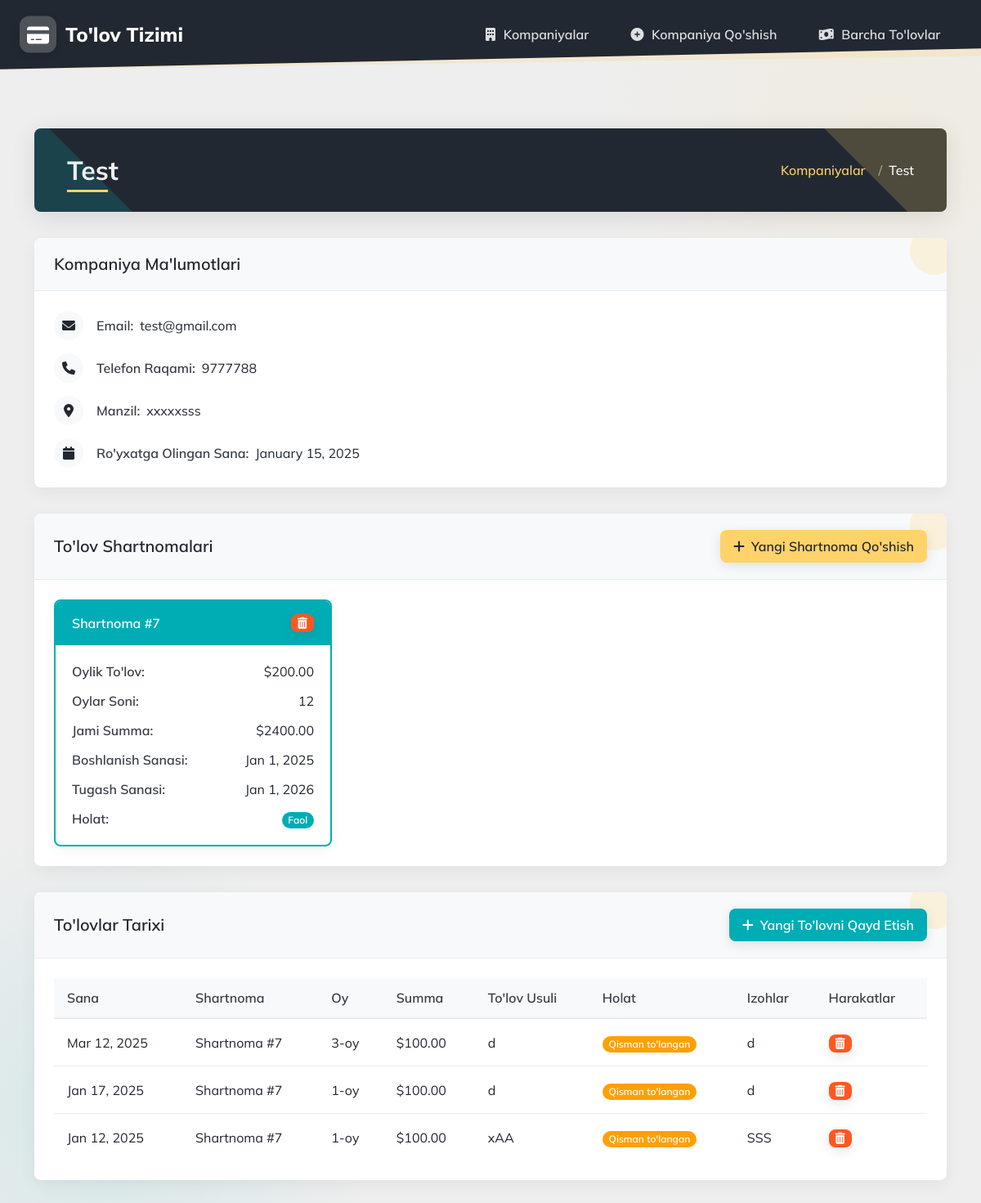
Before: /company/8/ with the older database file.
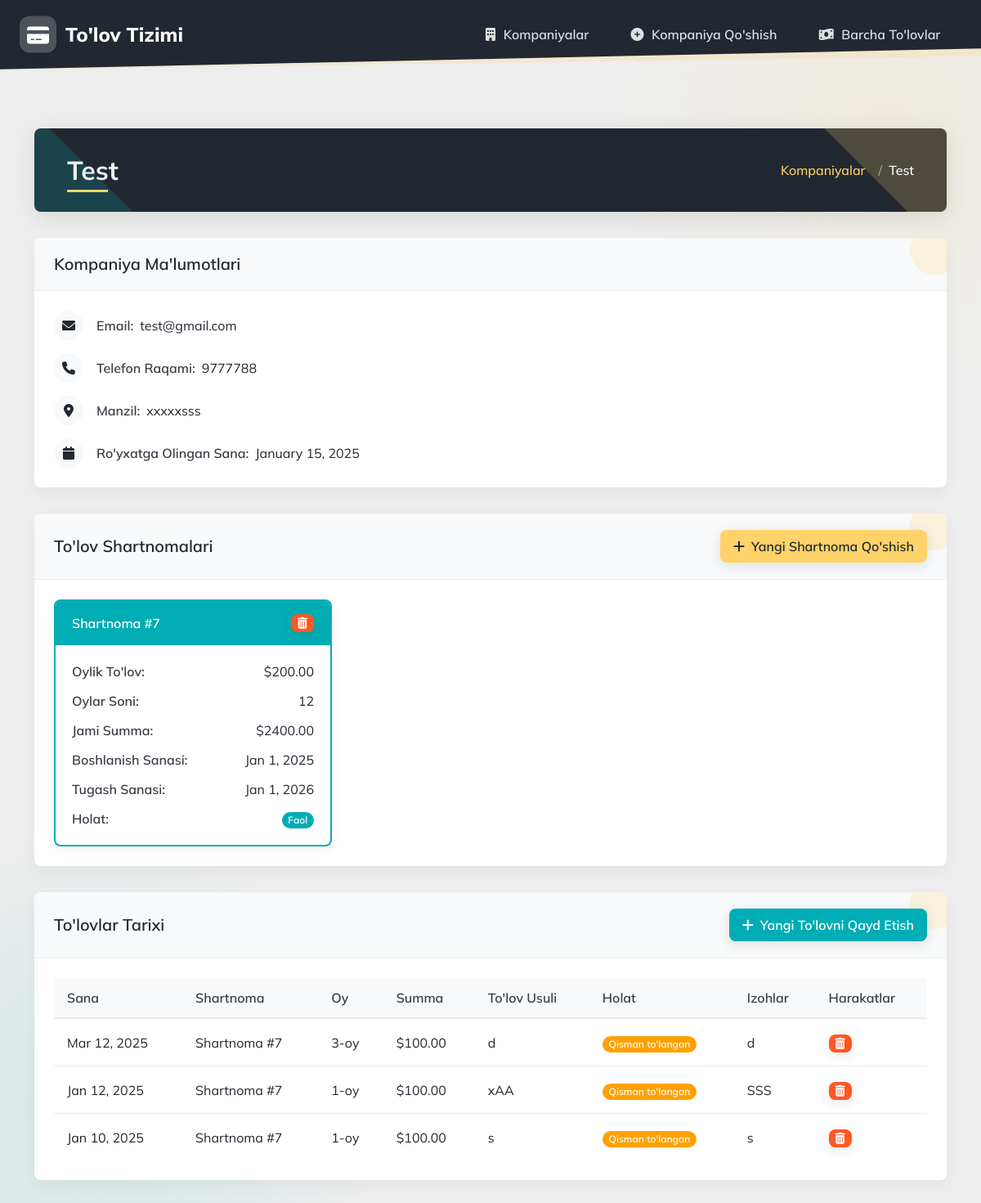
After: the same page with the newer database file.
### dbr_payment/models.py (models this page shows, shortened)
class PaymentArrangement(models.Model):
    company = models.ForeignKey(Company, on_delete=models.CASCADE, related_name='arrangements')
    monthly_amount = models.DecimalField(max_digits=10, decimal_places=2, validators=[MinValueValidator(0)])
    number_of_months = models.PositiveIntegerField(validators=[MinValueValidator(1)])
    start_date = models.DateField()
    end_date = models.DateField(blank=True, null=True)
    is_active = models.BooleanField(default=True)
    created_at = models.DateTimeField(auto_now_add=True)
    @property
    def total_amount(self):
        return self.monthly_amount * self.number_of_months

class Payment(models.Model):
    PAYMENT_STATUS = [
        ('PENDING', 'Pending'),
        ('COMPLETED', 'Completed'),
        ('PARTIAL', 'Partially Paid'),
        ('UNPAID', 'Unpaid'),
        ('OVERDUE', 'Overdue'),
    ]
    company = models.ForeignKey(Company, on_delete=models.CASCADE, related_name='payments')
    arrangement = models.ForeignKey(PaymentArrangement, on_delete=models.CASCADE, related_name='payments')
    payment_date = models.DateField()
    amount_paid = models.DecimalField(max_digits=10, decimal_places=2, validators=[MinValueValidator(0)])
    status = models.CharField(max_length=20, choices=PAYMENT_STATUS, default='PENDING')
    payment_method = models.CharField(max_length=50)
    month_number = models.PositiveIntegerField()
    notes = models.TextField(blank=True)
    created_at = models.DateTimeField(auto_now_add=True)
    updated_at = models.DateTimeField(auto_now=True)
    class Meta:
        ordering = ['arrangement', 'month_number']

### dbr_payment/views.py (the view)
# urls.py: path('company/<int:pk>/', views.CompanyDetailView.as_view(), name='company-detail'),
class CompanyDetailView(DetailView):
    model = Company
    template_name = 'payments/company_detail.html'
    def get_context_data(self, **kwargs):
        context = super().get_context_data(**kwargs)
        arrangements = self.object.arrangements.all().order_by('-created_at')
        payments = self.object.payments.all().order_by('-payment_date')
        total_to_pay = sum(arr.monthly_amount * arr.number_of_months for arr in arrangements)
        total_paid = sum(payment.amount_paid for payment in payments)
        remaining_balance = total_to_pay - total_paid
        payment_percentage = (total_paid / total_to_pay * 100) if total_to_pay > 0 else 0
        monthly_status = []
        for arrangement in arrangements:
            for month in range(1, arrangement.number_of_months + 1):
                month_payments = [
                    payment for payment in payments
                    if payment.month_number == month
                       and payment.arrangement_id == arrangement.id
                ]
                total_month_paid = sum(payment.amount_paid for payment in month_payments)
                if total_month_paid >= arrangement.monthly_amount:
                    status = 'PAID'
                elif total_month_paid > 0:
                    status = 'PARTIAL'
                else:
                    status = 'UNPAID'
                monthly_status.append({
                    'month': month,
                    'expected': arrangement.monthly_amount,
                    'paid': total_month_paid,
                    'status': status,
                    'arrangement_id': arrangement.id
                })
        print(f"Company: {self.object.name}")
        print(f"Telegram Chat ID: {getattr(self.object, 'telegram_chat_id', 'Not Set')}")
        if hasattr(self.object, 'telegram_chat_id') and self.object.telegram_chat_id:
            send_telegram_notification(self.object, monthly_status)
        else:
            print(f"Skipping Telegram notification for {self.object.name} - No Chat ID")
        context.update({
            'arrangements': arrangements,
            'payments': payments,
            'total_to_pay': total_to_pay,
            'total_paid': total_paid,
            'remaining_balance': remaining_balance,
            'payment_percentage': payment_percentage,
            'monthly_status': sorted(monthly_status, key=lambda x: (x['arrangement_id'], x['month']))
        })
        return context

### dbr_payment/views.py (called while the page is built, shortened)
def send_telegram_notification(company, monthly_status):
    bot_token = getattr(settings, 'TELEGRAM_BOT_TOKEN', None)
    chat_id = getattr(company, 'telegram_chat_id', None)
    if not bot_token or not chat_id:
        print(f"Telegram notification not configured for {company.name}")
        return
    today = timezone.now().day
    if today != 15:
        return

### templates/payments/company_detail.html (shortened to what the changed rows need)
{% extends 'payments/base4.html' %}
{% block content %}
<div class="container mt-4">
    <div class="page-header">
        <div class="header-content">
            <h1 class="company-title">{{ company.name }}</h1>
        </div>
    </div>
    <div class="custom-card">
        <div class="card-body">
            <div class="arrangements-grid">
                {% for arrangement in arrangements %}
                    <div class="arrangement-card {% if arrangement.is_active %}active{% else %}inactive{% endif %}">
                        <div class="arrangement-header {% if arrangement.is_active %}active{% else %}inactive{% endif %}">
                            <h6>Shartnoma #{{ arrangement.id }}</h6>
                            <button type="button"
                                    class="btn btn-sm btn-danger delete-arrangement-btn"
                                    data-modal-id="deleteArrangementModal{{ arrangement.id }}">
                                <i class="fas fa-trash-alt"></i>
                            </button>
                        </div>
                        <div class="arrangement-body">
                            <div class="arrangement-item">
                                <span class="arrangement-label">Oylik To'lov:</span>
                                <span class="arrangement-value">${{ arrangement.monthly_amount|floatformat:2 }}</span>
                            </div>
                            <div class="arrangement-item">
                                <span class="arrangement-label">Oylar Soni:</span>
                                <span class="arrangement-value">{{ arrangement.number_of_months }}</span>
                            </div>
                            <div class="arrangement-item">
                                <span class="arrangement-label">Jami Summa:</span>
                                <span class="arrangement-value">${{ arrangement.total_amount|floatformat:2 }}</span>
                            </div>
                            <div class="arrangement-item">
                                <span class="arrangement-label">Boshlanish Sanasi:</span>
                                <span class="arrangement-value">{{ arrangement.start_date|date:"M j, Y" }}</span>
                            </div>
                            <div class="arrangement-item">
                                <span class="arrangement-label">Tugash Sanasi:</span>
                                <span class="arrangement-value">{{ arrangement.end_date|date:"M j, Y"|default:"Davom etmoqda" }}</span>
                            </div>
                            <div class="arrangement-item">
                                <span class="arrangement-label">Holat:</span>
                                <span class="arrangement-value">
                                    <span class="badge {% if arrangement.is_active %}badge-success{% else %}badge-secondary{% endif %}">
                                        {% if arrangement.is_active %}Faol{% else %}Faol emas{% endif %}
                                    </span>
                                </span>
                            </div>
                        </div>
                    </div>
                {% endfor %}
            </div>
        </div>
    </div>
    <div class="custom-card">
        <div class="card-body">
            <div class="table-responsive">
                <table class="custom-table">
                    <thead>
                        <tr>
                            <th>Sana</th>
                            <th>Shartnoma</th>
                            <th>Oy</th>
                            <th>Summa</th>
                            <th>To'lov Usuli</th>
                            <th>Holat</th>
                            <th>Izohlar</th>
                            <th>Harakatlar</th>
                        </tr>
                    </thead>
                    <tbody>
                        {% for payment in payments %}
                            <tr>
                                <td>{{ payment.payment_date|date:"M j, Y" }}</td>
                                <td>Shartnoma #{{ payment.arrangement.id }}</td>
                                <td>{{ payment.month_number }}-oy</td>
                                <td>${{ payment.amount_paid|floatformat:2 }}</td>
                                <td>{{ payment.payment_method }}</td>
                                <td>
                                    <span class="badge {% if payment.status == 'COMPLETED' %}badge-success
                                                      {% elif payment.status == 'PENDING' %}badge-warning
                                                      {% elif payment.status == 'PARTIAL' %}badge-warning
                                                      {% elif payment.status == 'UNPAID' %}badge-danger
                                                      {% else %}badge-danger{% endif %}">
                                        {% if payment.status == 'COMPLETED' %}To'langan
                                        {% elif payment.status == 'PENDING' %}Kutilmoqda
                                        {% elif payment.status == 'PARTIAL' %}Qisman to'langan
                                        {% elif payment.status == 'UNPAID' %}To'lanmagan
                                        {% else %}{{ payment.get_status_display }}{% endif %}
                                    </span>
                                </td>
                                <td>{{ payment.notes|truncatechars:30|default:"-" }}</td>
                                <td>
                                    <button type="button"
                                            class="btn btn-sm btn-danger delete-payment-btn"
                                            data-modal-id="deletePaymentModal{{ payment.id }}">
                                        <i class="fas fa-trash-alt"></i>
                                    </button>
                                </td>
                            </tr>
                        {% empty %}
                            <tr>
                                <td colspan="8" class="text-center">Hali hech qanday to'lov qayd etilmagan.</td>
                            </tr>
                        {% endfor %}
                    </tbody>
                </table>
            </div>
        </div>
    </div>
</div>
{% endblock %}

Changed rows visible on the page:
removed Payment: payment_date "Jan 17, 2025", arrangement.id "7", month_number "1", amount_paid "100.00", payment_method "d", status "Qisman to'langan", notes "d"
added Payment: payment_date "Jan 10, 2025", arrangement.id "7", month_number "1", amount_paid "100.00", payment_method "s", status "Qisman to'langan", notes "s"
